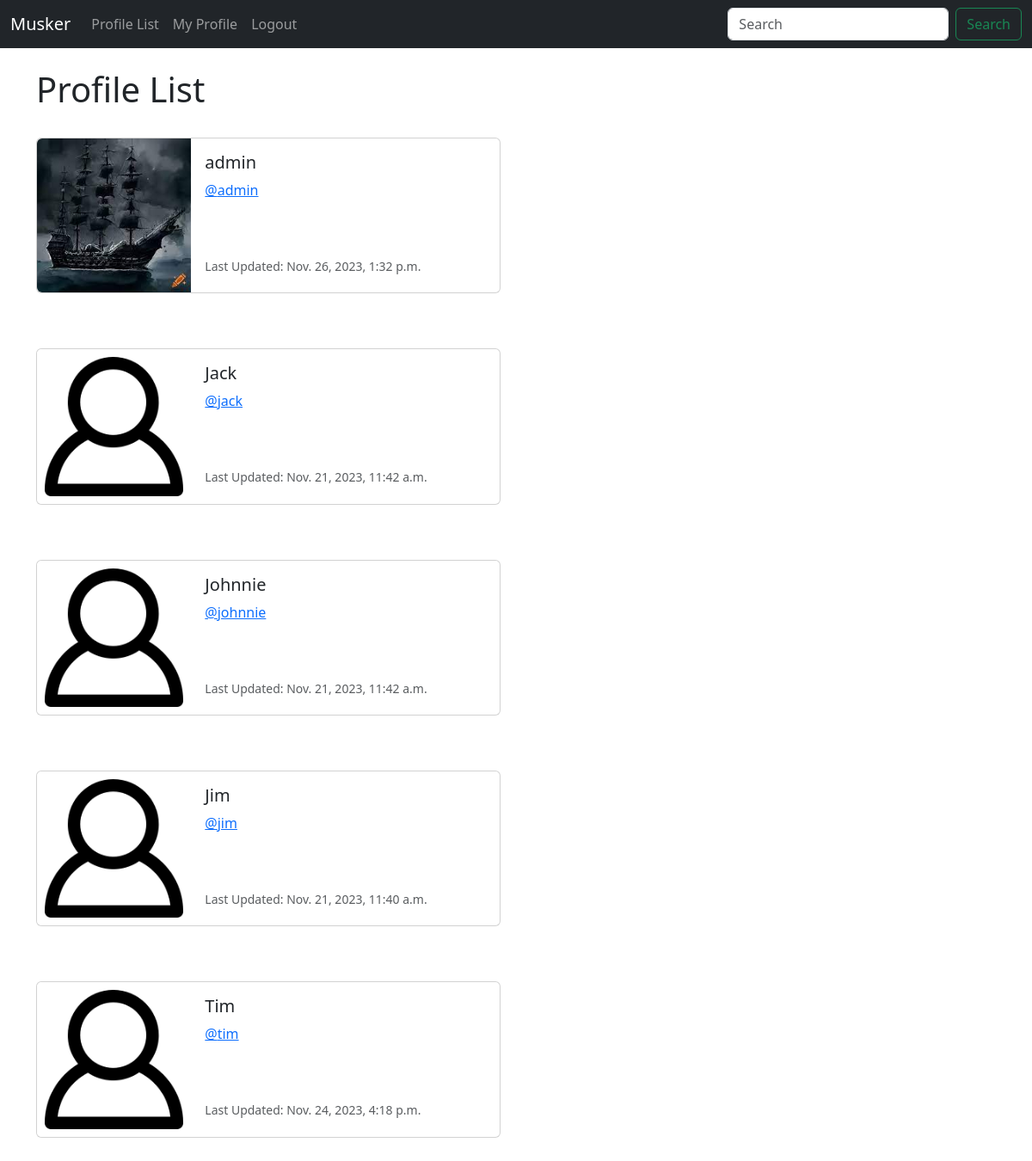
Page /profile_list/ (signed in) on the committed database.
### musker/models.py (models this page shows, shortened)
class Profile(models.Model):
    user = models.OneToOneField(User, on_delete=models.CASCADE)
    follows = models.ManyToManyField('self', related_name='followed_by', symmetrical=False, blank=True)
    date_modified = models.DateTimeField(User, auto_now=True)
    profile_image = models.ImageField(null=True, blank=True, upload_to='images/')

### musker/views.py (the view)
# urls.py: path('profile_list/', views.profile_list, name='profile_list'),
def profile_list(request):
	if request.user.is_authenticated:
		profiles = Profile.objects.exclude(user=request.user)
		return render(request, 'profile_list.html', {'profiles':profiles})
	else:
		messages.success(request, ('You Must Be Logged In To View This Page'))
		return redirect('home')

### musker/templates/profile_list.html
{% extends 'base.html' %}
{% load static %}
{% block content %}
    <h1>Profile List</h1>
    <br/>
    {% if profiles %}
        {% for profile in profiles %}
            <div class="card mb-3" style="max-width: 540px;">
                <div class="row g-0">
                <div class="col-md-4">
                    {% if profile.profile_image %}
                        <img src="{{ profile.profile_image.url }}" width=200, height=200 class="img-fluid rounded-start" alt="{{ profile.user.username }}">
                    {% else %}
                        <img src="{% static 'images/default_profile_pic.png' %}" class="img-fluid rounded-start" alt="Profile Image">
                    {% endif %}
                </div>
                <div class="col-md-8">
                    <div class="card-body">
                    <h5 class="card-title">{{ profile.user.username }}</h5>
                    <p class="card-text"><a href="{% url 'profile' profile.user.id %}">@{{ profile.user.username | lower }}</a></p>
                    <br/><br/>
                    <p class="card-text"><small class="text-body-secondary">Last Updated: {{ profile.date_modified }}</small></p>
                    </div>
                </div>
                </div>
            </div>
            <br/><br/>
        {% endfor %}
    {% endif %}
{% endblock %}

### rows in the picture
Profile: profile_image (picture), user.username "admin", date_modified "Nov. 26, 2023, 1:32 p.m."
Profile: user.username "Jack", user.username "jack", date_modified "Nov. 21, 2023, 11:42 a.m."
Profile: user.username "Johnnie", user.username "johnnie", date_modified "Nov. 21, 2023, 11:42 a.m."
Profile: user.username "Jim", user.username "jim", date_modified "Nov. 21, 2023, 11:40 a.m."
Profile: user.username "Tim", user.username "tim", date_modified "Nov. 24, 2023, 4:18 p.m."
